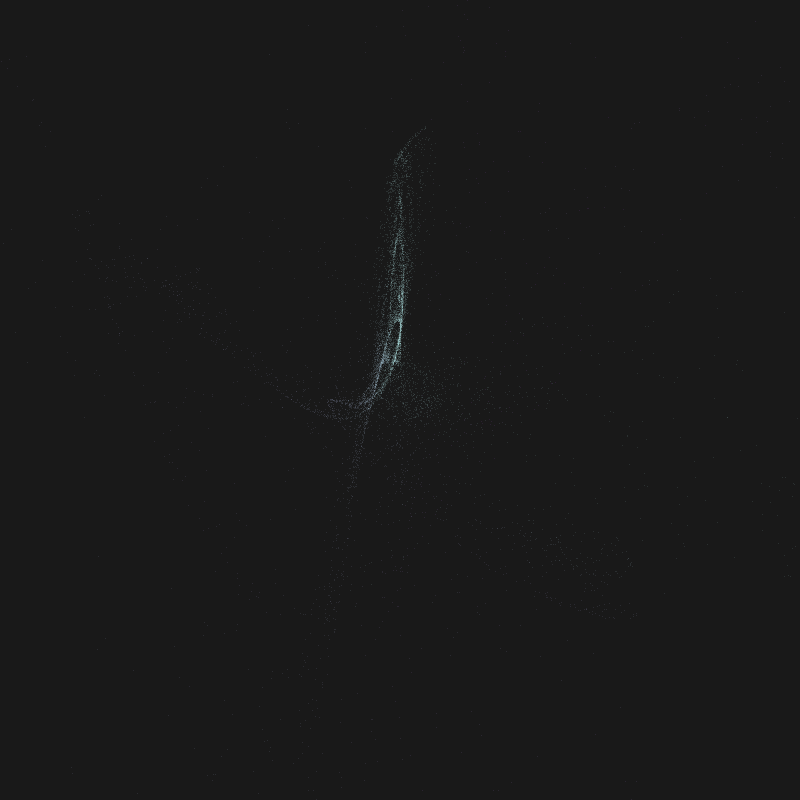
Frame 1 (no input)
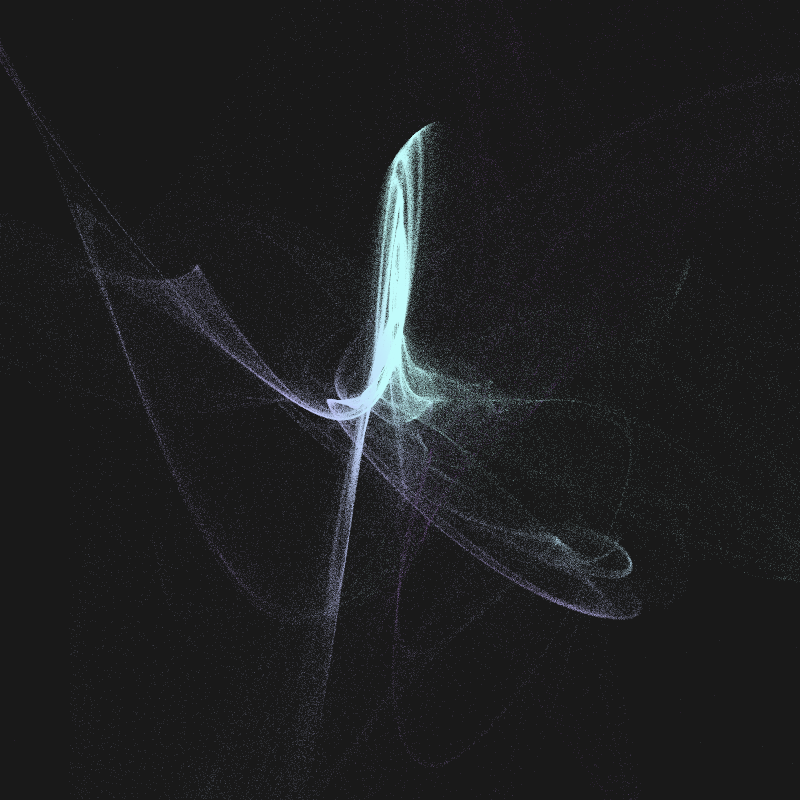
Frame 60 (the mouse pressed at the canvas centre just before this capture)
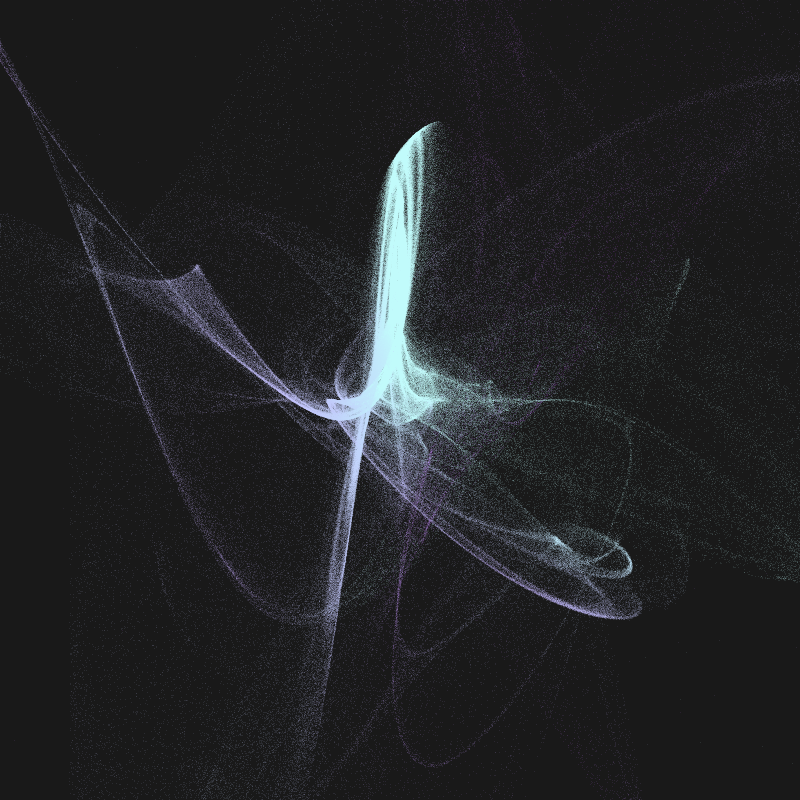
Frame 120 (the mouse held since frame 60 and released just before this capture)

The Processing sketch that drew these frames (run headless with seeded random() and noise(); from frame 60 on, the mouse is pressed at the canvas centre):

// Processing sketch: Attractor
// ── Attractor.pde
void setup() {

  size(800, 800);
  // fullScreen();
  // colorMode(HSB);
  c = new float[3];
  d = new float[3];
  
  mouseClicked();
}

float[] c;
float[] d;
void mouseClicked() {

  background(#191919);
  for (int i = 0; i<c.length; i++) {
    d[i]=  random(-1, 1);
  }
}

boolean paused = true;
void keyPressed()  {
  paused=!paused;
}

float t = 0.5;
void draw() {
  
  if(!paused)  {
  t+=0.003;
  fill(0, 5);
  noStroke();
  rect(0, 0, width, height);
  }

  //translate(width/2, height/2);
  //scale(0.5);

  for (int i = 0; i<c.length; i++) {
    c[i]=  random(-1, 1);
  }

  for (int i = 0; i< 10000; i++) {

    int x = (int)((c[0]+1)*width/2);
    int y = (int)((c[1]+1)*height/2);
    int hue = (int)(100*c[2]);
    set(x, y, lerpColor(color(197, 200+hue, 255), get(x, y), 0.9));

    for (int j = 0; j<c.length; j++) {
      c[j]=(sin(c[cl(j)]*PI)+d[j]*sq(sin(t)))*(sin(c[cl(j+1)]*PI)+d[j]*sq(cos(t)))+random(0.002);
    }
  }
}

int cl(int i) {
  return i%c.length;
}
